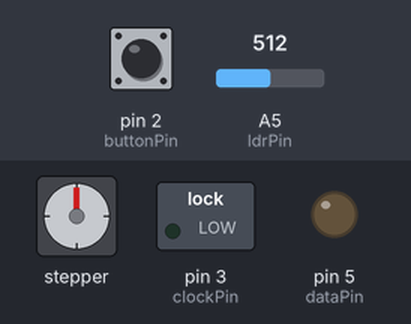
Recording of a sketch running on a simulated Arduino Uno, built with avr-gcc and run on an emulated ATmega328P. Shown: stepper motor, switched loads named in the sketch (green lamp = pin HIGH), output pins drawn as LEDs (lit = HIGH). The inputs (shaded band) are chosen by the test bench; at power-on: pin 2 (buttonPin) LOW, A5 (ldrPin) = 512. Stepper angles assume 500 steps per turn; what the sketch prints to the serial monitor is not drawn.

Above: at 1.2 s.
1.3 s: pin 2 (buttonPin) pulled HIGH for 0.15 s
At 1.45 s:
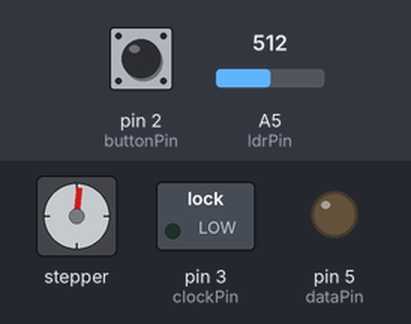
At 2.06 s:
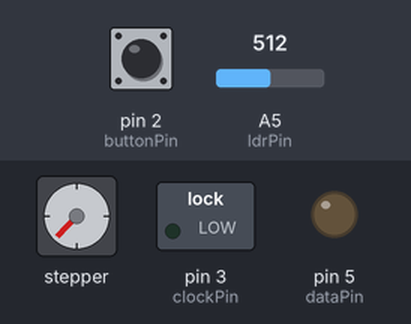
4.3 s: A5 (ldrPin) set to 812
At 4.81 s:
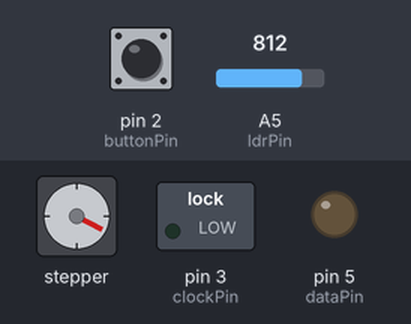
7.3 s: A5 (ldrPin) set to 829
Timing chart, 0 to 10.3 s (numbered marks = the images above; inputs shaded):
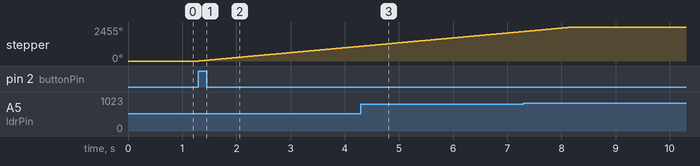

The sketch:

lock.ino
```cpp
#include <Stepper.h>

const int stepsPerRevolution = 500;
const int ldrPin = 5;
const int buttonPin = 2;
const int clockPin = 3;
const int latchPin = 4;
const int dataPin = 5;
int ldrValor = 0;
int stepperOn = 0;

//Inicializa a biblioteca utilizando as portas de 8 a 11 para
//ligacao ao motor
Stepper myStepper(stepsPerRevolution, 8,10,9,11);

int isOpen(int value){

  if (value > 820)
    return 0;
  else
    return 1;
}

void setupDisplay(int value){

  digitalWrite(latchPin, LOW);
  shiftOut(dataPin, clockPin, LSBFIRST, value);
  digitalWrite(latchPin, HIGH);

}

void setup()
{
 //Determina a velocidade inicial do motor
 myStepper.setSpeed(60);
 pinMode(buttonPin,INPUT);
 pinMode(latchPin, OUTPUT);
 pinMode(clockPin, OUTPUT);
 pinMode(dataPin, OUTPUT);
 Serial.begin(9600);
}

void loop()
{


 ldrValor = analogRead(ldrPin);
 Serial.println(ldrValor);
 int buttonValue = digitalRead(buttonPin);

 if(isOpen(ldrValor) && buttonValue == HIGH)
   stepperOn = 1;
 else if(!isOpen(ldrValor))
   stepperOn = 0;

 if (stepperOn)
   myStepper.step(682);

 delay(10);

}
```

Measured:
- after the input at 1.3 s, stepper: keeps turning clockwise at about 357°/s, starting at once
